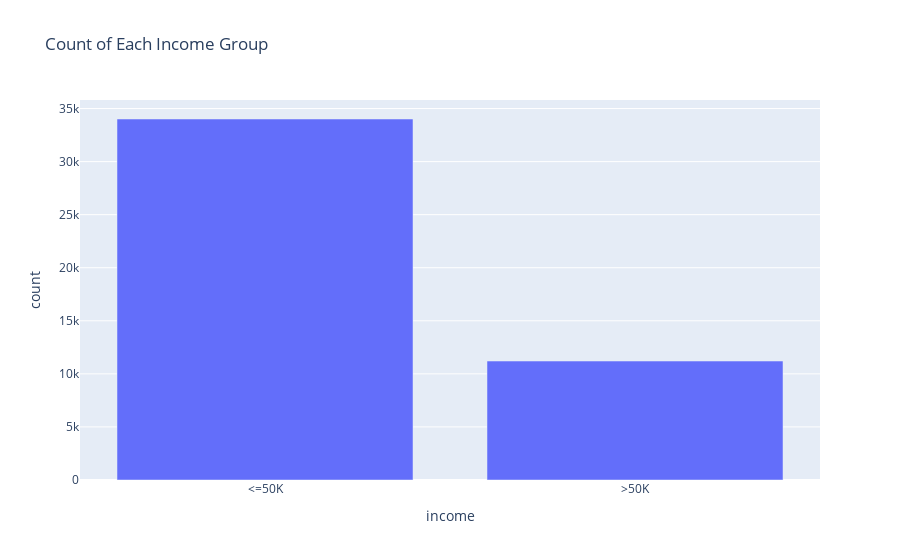

The cell this chart's notebook holds for it:
### Code cell
income_count = pd.pivot_table(data, values='workclass', index='income', aggfunc='count')
income_count.rename(columns={'workclass':'count'}, inplace=True)
fig = px.bar(income_count, y='count', title='Count of Each Income Group')
fig.show()

### Figure 1 — Plotly figure (JSON) as saved in the notebook; plotly's stock layout.template omitted (floating-point values rounded to 4 significant figures)
{"data": [{"alignmentgroup": "True", "hovertemplate": "income=%{x}<br>count=%{y}<extra></extra>", "legendgroup": "", "marker": {"color": "#636efa", "pattern": {"shape": ""}}, "name": "", "offsetgroup": "", "orientation": "v", "showlegend": false, "textposition": "auto", "type": "bar", "x": ["<=50K", ">50K"], "xaxis": "x", "y": [34014, 11208], "yaxis": "y"}], "layout": {"barmode": "relative", "legend": {"tracegroupgap": 0}, "title": {"text": "Count of Each Income Group"}, "xaxis": {"anchor": "y", "domain": [0, 1], "title": {"text": "income"}}, "yaxis": {"anchor": "x", "domain": [0, 1], "title": {"text": "count"}}}}
